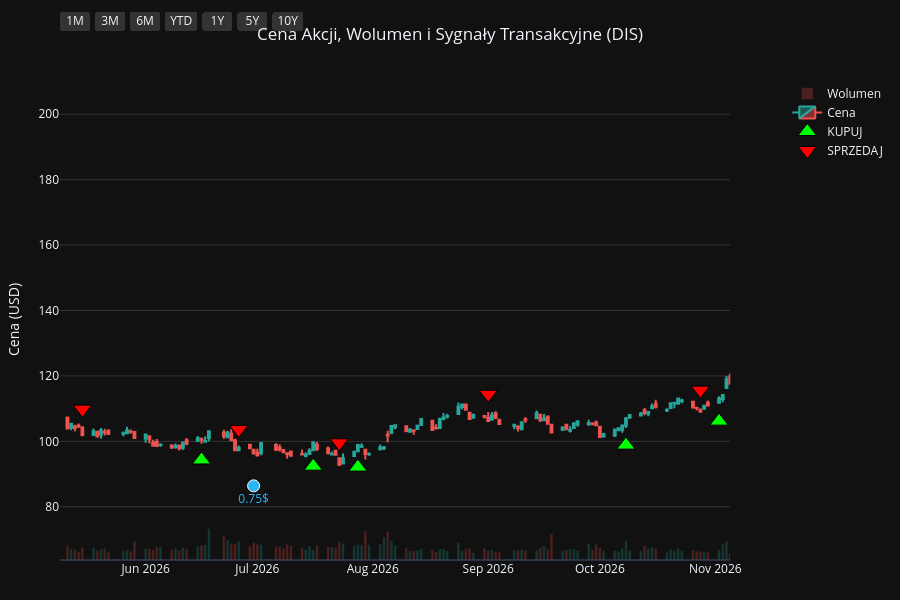
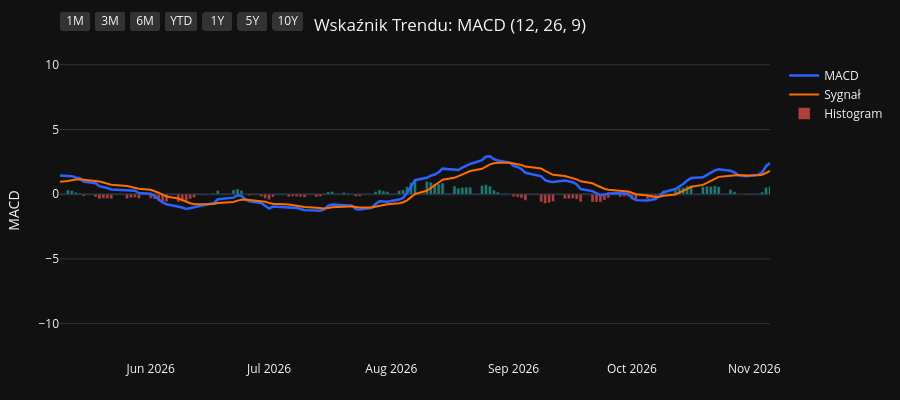
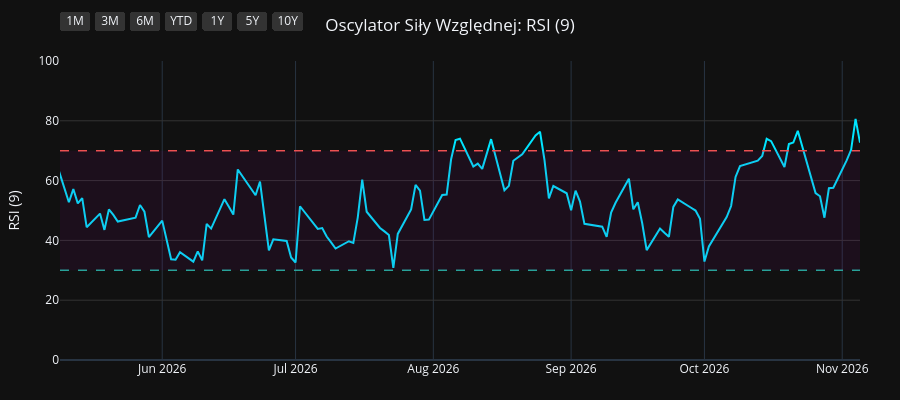
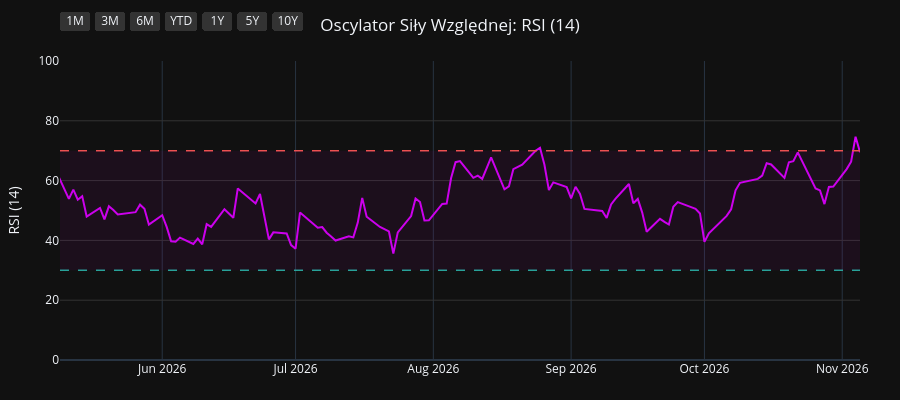

Write notebook code for charts like these, in order.
### Code cell
import os
import yfinance as yf
import pandas as pd
import pandas_ta as ta
import plotly.graph_objects as go
from plotly.subplots import make_subplots

# 1. Pobranie i przygotowanie danych
symbol = os.environ.get("STOCK_TICKER", "").strip().upper()
if not symbol:
    raise RuntimeError("Set STOCK_TICKER before running price_extractor.ipynb")
df = yf.Ticker(symbol).history(period="10y")
df.index = df.index.tz_localize(None)

# Wskaźniki i sygnały
df.ta.macd(fast=12, slow=26, signal=9, append=True)
df.ta.rsi(length=9, append=True)
df.ta.rsi(length=14, append=True)
df.ta.rsi(length=21, append=True)
df.dropna(inplace=True)

macd = df['MACD_12_26_9']
signal = df['MACDs_12_26_9']
wczorajszy_macd = macd.shift(1)
wczorajszy_signal = signal.shift(1)

df['Decyzja'] = 'BRAK'
df.loc[(macd > signal) & (wczorajszy_macd <= wczorajszy_signal), 'Decyzja'] = 'KUPUJ'
df.loc[(macd < signal) & (wczorajszy_macd >= wczorajszy_signal), 'Decyzja'] = 'SPRZEDAJ'

df_kupuj = df[df['Decyzja'] == 'KUPUJ']
df_sprzedaj = df[df['Decyzja'] == 'SPRZEDAJ']
df_dywidendy = df[df['Dividends'] > 0]
df_splity = df[df['Stock Splits'] > 0]

# Wspólna konfiguracja osi X
konfiguracja_osi_x = dict(
    type="date",
    showspikes=True, spikemode="across", spikesnap="cursor", spikedash="dot", spikecolor="#ffffff", spikethickness=1, hoverformat="%Y-%m-%d",
    rangeselector=dict(
        buttons=list([
            dict(count=1, label="1M", step="month", stepmode="backward"),
            dict(count=3, label="3M", step="month", stepmode="backward"),
            dict(count=6, label="6M", step="month", stepmode="backward"),
            dict(count=1, label="YTD", step="year", stepmode="todate"),
            dict(count=1, label="1Y", step="year", stepmode="backward"),
            dict(count=5, label="5Y", step="year", stepmode="backward"),
            dict(step="all", label="10Y")
        ]),
        bgcolor="#333333", activecolor="#2962ff", x=0, y=1.1
    )
)

# ==========================================
# WYKRES 1: CENA + WOLUMEN + SYGNAŁY
# ==========================================
fig1 = make_subplots(specs=[[{"secondary_y": True}]])

kolory_wolumenu = ['#26a69a' if row['Close'] >= row['Open'] else '#ef5350' for index, row in df.iterrows()]
fig1.add_trace(go.Bar(x=df.index, y=df['Volume'], marker_color=kolory_wolumenu, opacity=0.25, name='Wolumen'), secondary_y=True)
fig1.add_trace(go.Candlestick(x=df.index, open=df['Open'], high=df['High'], low=df['Low'], close=df['Close'], name='Cena', increasing_line_color='#26a69a', decreasing_line_color='#ef5350'), secondary_y=False)
fig1.add_trace(go.Scatter(x=df_kupuj.index, y=df_kupuj['Low'] * 0.95, customdata=df_kupuj[['Low', 'High']], mode='markers', marker=dict(symbol='triangle-up', size=16, color='#00ff00', line=dict(width=1, color='black')), name='KUPUJ', hovertemplate='KUPUJ<br>Najniższa: %{customdata[0]:.2f}<br>Najwyższa: %{customdata[1]:.2f}<extra></extra>'), secondary_y=False)
fig1.add_trace(go.Scatter(x=df_sprzedaj.index, y=df_sprzedaj['High'] * 1.05, customdata=df_sprzedaj[['Low', 'High']], mode='markers', marker=dict(symbol='triangle-down', size=16, color='#ff0000', line=dict(width=1, color='black')), name='SPRZEDAJ', hovertemplate='SPRZEDAJ<br>Najniższa: %{customdata[0]:.2f}<br>Najwyższa: %{customdata[1]:.2f}<extra></extra>'), secondary_y=False)

if not df_dywidendy.empty:
    fig1.add_trace(go.Scatter(x=df_dywidendy.index, y=df_dywidendy['Low'] * 0.90, mode='markers+text', marker=dict(symbol='circle', size=12, color='#29b6f6', line=dict(width=1, color='white')), text=df_dywidendy['Dividends'].apply(lambda x: f"{x}$"), textposition="bottom center", name='Dywidenda', showlegend=False, hovertemplate='Dywidenda: %{text}<extra></extra>', textfont=dict(color="#29b6f6")), secondary_y=False)
if not df_splity.empty:
                    fig1.add_trace(go.Scatter(x=df_splity.index, y=df_splity['High'], mode='markers+text', marker=dict(symbol='star', size=16, color='#ffee58', line=dict(width=1, color='black')), text=df_splity['Stock Splits'].apply(lambda x: f"{x:g}:1" if x >= 1 else f"1:{1 / x:g}"), textposition="top center", name='Split', hovertemplate='%{text}<extra></extra>', textfont=dict(color="#ffee58")), secondary_y=False)

fig1.update_layout(title=dict(text=f"Cena Akcji, Wolumen i Sygnały Transakcyjne ({symbol})", x=0.5, xanchor='center'), dragmode='pan', xaxis_rangeslider_visible=False, template='plotly_dark', height=600, hovermode='x unified', margin=dict(l=60, r=40, t=60, b=40))
fig1.update_xaxes(**konfiguracja_osi_x)
fig1.update_xaxes(range=[df.index.max() - pd.Timedelta(days=180), df.index.max()])
fig1.update_yaxes(title_text="Cena (USD)", secondary_y=False, gridcolor='#333333')
fig1.update_yaxes(range=[0, df['Volume'].max() * 4], showgrid=False, showticklabels=False, secondary_y=True)
fig1.show(config={'scrollZoom': True})

# ==========================================
# WYKRES 2: WSKAŹNIK MACD
# ==========================================
fig2 = go.Figure()
fig2.add_trace(go.Scatter(x=df.index, y=df['MACD_12_26_9'], line=dict(color='#2962ff', width=2.5), name='MACD'))
fig2.add_trace(go.Scatter(x=df.index, y=df['MACDs_12_26_9'], line=dict(color='#ff6d00', width=2), name='Sygnał'))
kolory_macd = ['#26a69a' if val >= 0 else '#ef5350' for val in df['MACDh_12_26_9']]
fig2.add_trace(go.Bar(x=df.index, y=df['MACDh_12_26_9'], marker_color=kolory_macd, name='Histogram', opacity=0.7))
fig2.update_layout(title=dict(text="Wskaźnik Trendu: MACD (12, 26, 9)", x=0.5, xanchor='center'), dragmode='pan', xaxis_rangeslider_visible=False, template='plotly_dark', height=400, hovermode='x unified', margin=dict(l=60, r=40, t=60, b=40))
fig2.update_xaxes(**konfiguracja_osi_x)
fig2.update_xaxes(range=[df.index.max() - pd.Timedelta(days=180), df.index.max()])
fig2.update_yaxes(title_text="MACD", gridcolor='#333333')
fig2.show(config={'scrollZoom': True})

# ==========================================
# WYKRES 3: OSCYLATOR RSI (9)
# ==========================================
fig3 = go.Figure()
fig3.add_trace(go.Scatter(x=df.index, y=df['RSI_9'], line=dict(color='#00e5ff', width=2), name='RSI (9)'))
fig3.add_hline(y=70, line_dash="dash", line_color="#ef5350", line_width=1.5)
fig3.add_hline(y=30, line_dash="dash", line_color="#26a69a", line_width=1.5)
fig3.add_hrect(y0=30, y1=70, line_width=0, fillcolor="purple", opacity=0.1)
fig3.update_layout(title=dict(text="Oscylator Siły Względnej: RSI (9)", x=0.5, xanchor='center'), dragmode='pan', xaxis_rangeslider_visible=False, template='plotly_dark', height=400, hovermode='x unified', margin=dict(l=60, r=40, t=60, b=40))
fig3.update_xaxes(**konfiguracja_osi_x)
fig3.update_xaxes(range=[df.index.max() - pd.Timedelta(days=180), df.index.max()])
fig3.update_yaxes(title_text="RSI (9)", range=[0, 100], gridcolor='#333333')
fig3.show(config={'scrollZoom': True})

# ==========================================
# WYKRES 4: OSCYLATOR RSI (14)
# ==========================================
fig4 = go.Figure()
fig4.add_trace(go.Scatter(x=df.index, y=df['RSI_14'], line=dict(color='#d500f9', width=2), name='RSI (14)'))
fig4.add_hline(y=70, line_dash="dash", line_color="#ef5350", line_width=1.5)
fig4.add_hline(y=30, line_dash="dash", line_color="#26a69a", line_width=1.5)
fig4.add_hrect(y0=30, y1=70, line_width=0, fillcolor="purple", opacity=0.1)
fig4.update_layout(title=dict(text="Oscylator Siły Względnej: RSI (14)", x=0.5, xanchor='center'), dragmode='pan', xaxis_rangeslider_visible=False, template='plotly_dark', height=400, hovermode='x unified', margin=dict(l=60, r=40, t=60, b=40))
fig4.update_xaxes(**konfiguracja_osi_x)
fig4.update_xaxes(range=[df.index.max() - pd.Timedelta(days=180), df.index.max()])
fig4.update_yaxes(title_text="RSI (14)", range=[0, 100], gridcolor='#333333')
fig4.show(config={'scrollZoom': True})

# ==========================================
# WYKRES 5: OSCYLATOR RSI (21)
# ==========================================
fig5 = go.Figure()
fig5.add_trace(go.Scatter(x=df.index, y=df['RSI_21'], line=dict(color='#64dd17', width=2), name='RSI (21)'))
fig5.add_hline(y=70, line_dash="dash", line_color="#ef5350", line_width=1.5)
fig5.add_hline(y=30, line_dash="dash", line_color="#26a69a", line_width=1.5)
fig5.add_hrect(y0=30, y1=70, line_width=0, fillcolor="purple", opacity=0.1)
fig5.update_layout(title=dict(text="Oscylator Siły Względnej: RSI (21)", x=0.5, xanchor='center'), dragmode='pan', xaxis_rangeslider_visible=False, template='plotly_dark', height=400, hovermode='x unified', margin=dict(l=60, r=40, t=60, b=40))
fig5.update_xaxes(**konfiguracja_osi_x)
fig5.update_xaxes(range=[df.index.max() - pd.Timedelta(days=180), df.index.max()])
fig5.update_yaxes(title_text="RSI (21)", range=[0, 100], gridcolor='#333333')
fig5.show(config={'scrollZoom': True})

### Figure 1 — Plotly figure (JSON) as saved in the notebook; plotly's stock layout.template omitted (floating-point values rounded to 4 significant figures; data arrays with more than 128 entries replaced by an {"elided": "..."} marker saying what was removed)
{"data": [{"marker": {"color": {"elided": "2480 str values"}}, "name": "Wolumen", "opacity": 0.25, "type": "bar", "x": {"elided": "2480 str values"}, "xaxis": "x", "y": {"elided": "2480 int values"}, "yaxis": "y2"}, {"close": {"elided": "2480 float values"}, "decreasing": {"line": {"color": "#ef5350"}}, "high": {"elided": "2480 float values"}, "increasing": {"line": {"color": "#26a69a"}}, "low": {"elided": "2480 float values"}, "name": "Cena", "open": {"elided": "2480 float values"}, "type": "candlestick", "x": {"elided": "2480 str values"}, "xaxis": "x", "yaxis": "y"}, {"customdata": {"elided": "100x2 float values"}, "hovertemplate": "KUPUJ<br>Najniższa: %{customdata[0]:.2f}<br>Najwyższa: %{customdata[1]:.2f}<extra></extra>", "marker": {"color": "#00ff00", "line": {"color": "black", "width": 1}, "size": 16, "symbol": "triangle-up"}, "mode": "markers", "name": "KUPUJ", "type": "scatter", "x": ["2017-01-09T00:00:00", "2017-02-01T00:00:00", "2017-03-14T00:00:00", "2017-03-28T00:00:00", "2017-04-18T00:00:00", "2017-05-30T00:00:00", "2017-06-12T00:00:00", "2017-06-21T00:00:00", "2017-06-26T00:00:00", "2017-08-29T00:00:00", "2017-09-20T00:00:00", "2017-10-19T00:00:00", "2017-11-29T00:00:00", "2018-01-04T00:00:00", "2018-02-22T00:00:00", "2018-03-09T00:00:00", "2018-04-04T00:00:00", "2018-05-04T00:00:00", "2018-06-08T00:00:00", "2018-07-10T00:00:00", "2018-09-21T00:00:00", "2018-10-18T00:00:00", "2018-11-06T00:00:00", "2018-11-30T00:00:00", "2019-01-02T00:00:00", "2019-01-31T00:00:00", "2019-02-15T00:00:00", "2019-04-02T00:00:00", "2019-06-07T00:00:00", "2019-06-13T00:00:00", "2019-07-03T00:00:00", "2019-07-10T00:00:00", "2019-07-29T00:00:00", "2019-08-28T00:00:00", "2019-10-11T00:00:00", "2020-02-04T00:00:00", "2020-03-25T00:00:00", "2020-07-09T00:00:00", "2020-08-05T00:00:00", "2020-08-27T00:00:00", "2020-10-12T00:00:00", "2020-11-05T00:00:00", "2021-02-04T00:00:00", "2021-02-22T00:00:00", "2021-04-30T00:00:00", "2021-05-07T00:00:00", "2021-05-26T00:00:00", "2021-06-24T00:00:00", "2021-07-09T00:00:00", "2021-07-28T00:00:00", "2021-08-11T00:00:00", "2021-08-24T00:00:00", "2021-10-08T00:00:00", "2021-10-15T00:00:00", "2021-11-03T00:00:00", "2021-12-07T00:00:00", "2022-02-04T00:00:00", "2022-03-18T00:00:00", "2022-05-17T00:00:00", "2022-06-27T00:00:00", "2022-10-17T00:00:00", "2022-11-22T00:00:00", "2022-12-14T00:00:00", "2023-01-03T00:00:00", "2023-03-23T00:00:00", "2023-04-28T00:00:00", "2023-05-08T00:00:00", "2023-06-05T00:00:00", "2023-06-30T00:00:00", "2023-07-31T00:00:00", "2023-09-12T00:00:00", "2023-10-06T00:00:00", "2023-11-03T00:00:00", "2024-01-18T00:00:00", "2024-03-21T00:00:00", "2024-05-06T00:00:00", "2024-05-31T00:00:00", "2024-07-16T00:00:00", "2024-07-31T00:00:00", "2024-08-15T00:00:00", "2024-10-16T00:00:00", "2024-11-06T00:00:00", "2025-01-24T00:00:00", "2025-02-26T00:00:00", "2025-03-25T00:00:00", "2025-04-22T00:00:00", "2025-06-11T00:00:00", "2025-06-30T00:00:00", "2025-08-20T00:00:00", "2025-10-20T00:00:00", "2025-12-03T00:00:00", "2026-02-26T00:00:00", "2026-04-02T00:00:00", "2026-04-30T00:00:00", "2026-05-06T00:00:00", "2026-06-16T00:00:00", "2026-07-16T00:00:00", "2026-07-28T00:00:00", "2026-10-08T00:00:00", "2026-11-02T00:00:00"], "xaxis": "x", "y": [95.36, 97.63, 98.54, 98.81, 99.67, 95.22, 93.16, 91.33, 92.23, 90.48, 87.63, 87.18, 91.91, 99.99, 93.99, 92.84, 87.57, 88.3, 91.22, 94.66, 99.69, 104.4, 104.2, 103.9, 98.03, 100.1, 101.0, 101.8, 125.0, 125.2, 129.2, 130.0, 132.9, 122.3, 118.9, 131.9, 87.97, 106.3, 113.6, 122.3, 114.0, 115.9, 162.6, 167.2, 169.1, 167.2, 162.3, 161.9, 160.2, 163.5, 162.6, 163.7, 162.5, 160.4, 155.1, 137.9, 128.5, 127.4, 97.91, 88.24, 88.66, 87.21, 85.31, 80.9, 87.28, 91.26, 93.67, 82.38, 81.62, 80.02, 76.05, 74.14, 77.52, 83.55, 107.1, 105.5, 93.71, 89.62, 86.93, 80.96, 86.92, 91.17, 103.2, 102.6, 93.63, 78.89, 109.7, 115.4, 108.6, 103.6, 97.83, 99.29, 89.65, 94.67, 99.28, 94.32, 92.42, 92.12, 98.85, 106.2], "yaxis": "y"}, {"customdata": {"elided": "99x2 float values"}, "hovertemplate": "SPRZEDAJ<br>Najniższa: %{customdata[0]:.2f}<br>Najwyższa: %{customdata[1]:.2f}<extra></extra>", "marker": {"color": "#ff0000", "line": {"color": "black", "width": 1}, "size": 16, "symbol": "triangle-down"}, "mode": "markers", "name": "SPRZEDAJ", "type": "scatter", "x": ["2017-01-12T00:00:00", "2017-02-06T00:00:00", "2017-03-23T00:00:00", "2017-04-05T00:00:00", "2017-05-02T00:00:00", "2017-06-06T00:00:00", "2017-06-20T00:00:00", "2017-06-22T00:00:00", "2017-08-07T00:00:00", "2017-09-07T00:00:00", "2017-10-12T00:00:00", "2017-11-27T00:00:00", "2017-12-26T00:00:00", "2018-01-08T00:00:00", "2018-03-01T00:00:00", "2018-03-19T00:00:00", "2018-05-03T00:00:00", "2018-05-25T00:00:00", "2018-06-26T00:00:00", "2018-08-09T00:00:00", "2018-10-10T00:00:00", "2018-10-24T00:00:00", "2018-11-19T00:00:00", "2018-12-04T00:00:00", "2019-01-30T00:00:00", "2019-02-11T00:00:00", "2019-03-13T00:00:00", "2019-05-03T00:00:00", "2019-06-12T00:00:00", "2019-06-25T00:00:00", "2019-07-08T00:00:00", "2019-07-17T00:00:00", "2019-07-31T00:00:00", "2019-09-19T00:00:00", "2019-12-04T00:00:00", "2020-02-21T00:00:00", "2020-06-11T00:00:00", "2020-07-27T00:00:00", "2020-08-21T00:00:00", "2020-09-03T00:00:00", "2020-10-28T00:00:00", "2021-01-04T00:00:00", "2021-02-19T00:00:00", "2021-03-03T00:00:00", "2021-05-05T00:00:00", "2021-05-11T00:00:00", "2021-06-18T00:00:00", "2021-07-07T00:00:00", "2021-07-20T00:00:00", "2021-07-30T00:00:00", "2021-08-18T00:00:00", "2021-09-20T00:00:00", "2021-10-12T00:00:00", "2021-10-18T00:00:00", "2021-11-11T00:00:00", "2022-01-18T00:00:00", "2022-03-01T00:00:00", "2022-04-06T00:00:00", "2022-06-13T00:00:00", "2022-08-23T00:00:00", "2022-11-08T00:00:00", "2022-12-07T00:00:00", "2022-12-15T00:00:00", "2023-02-10T00:00:00", "2023-04-25T00:00:00", "2023-05-04T00:00:00", "2023-05-11T00:00:00", "2023-06-22T00:00:00", "2023-07-17T00:00:00", "2023-08-18T00:00:00", "2023-09-25T00:00:00", "2023-10-24T00:00:00", "2023-11-30T00:00:00", "2024-02-23T00:00:00", "2024-04-04T00:00:00", "2024-05-07T00:00:00", "2024-07-02T00:00:00", "2024-07-22T00:00:00", "2024-08-02T00:00:00", "2024-10-07T00:00:00", "2024-10-25T00:00:00", "2024-12-05T00:00:00", "2025-02-10T00:00:00", "2025-03-05T00:00:00", "2025-04-03T00:00:00", "2025-05-29T00:00:00", "2025-06-13T00:00:00", "2025-07-07T00:00:00", "2025-09-10T00:00:00", "2025-11-14T00:00:00", "2026-01-12T00:00:00", "2026-03-03T00:00:00", "2026-04-29T00:00:00", "2026-05-01T00:00:00", "2026-05-15T00:00:00", "2026-06-26T00:00:00", "2026-07-23T00:00:00", "2026-09-01T00:00:00", "2026-10-28T00:00:00"], "xaxis": "x", "y": [106.3, 107.4, 110.1, 111.0, 112.1, 103.5, 102.7, 102.1, 105.7, 100.0, 96.07, 101.1, 108.3, 110.2, 103.0, 101.9, 98.26, 102.0, 103.7, 114.6, 117.0, 116.8, 117.6, 116.1, 111.2, 112.5, 115.5, 136.1, 137.1, 141.2, 143.9, 146.4, 146.7, 139.0, 151.1, 142.4, 120.1, 119.5, 130.6, 139.7, 123.7, 185.9, 188.1, 200.4, 188.3, 185.5, 177.0, 177.5, 180.7, 182.4, 180.0, 184.1, 177.6, 176.5, 166.9, 155.9, 150.8, 136.3, 99.37, 118.5, 103.8, 94.46, 94.8, 111.7, 101.5, 101.3, 96.83, 90.8, 90.09, 88.28, 83.25, 85.72, 95.55, 110.3, 122.8, 110.2, 100.1, 97.64, 94.6, 97.62, 99.37, 120.3, 114.8, 114.3, 97.68, 115.7, 121.9, 129.0, 121.6, 112.5, 119.8, 108.7, 105.7, 109.2, 109.8, 103.6, 99.56, 114.4, 115.7], "yaxis": "y"}, {"hovertemplate": "Dywidenda: %{text}<extra></extra>", "marker": {"color": "#29b6f6", "line": {"color": "white", "width": 1}, "size": 12, "symbol": "circle"}, "mode": "markers+text", "name": "Dywidenda", "showlegend": false, "text": ["0.78$", "0.84$", "0.84$", "0.88$", "0.88$", "0.88$", "0.3$", "0.45$", "0.5$", "0.5$", "0.75$", "0.75$"], "textfont": {"color": "#29b6f6"}, "textposition": "bottom center", "type": "scatter", "x": ["2017-07-06T00:00:00", "2017-12-08T00:00:00", "2018-07-06T00:00:00", "2018-12-07T00:00:00", "2019-07-05T00:00:00", "2019-12-13T00:00:00", "2023-12-08T00:00:00", "2024-07-08T00:00:00", "2024-12-16T00:00:00", "2025-06-24T00:00:00", "2025-12-15T00:00:00", "2026-06-30T00:00:00"], "xaxis": "x", "y": [86.66, 88.32, 89.0, 96.22, 122.0, 127.7, 80.59, 85.21, 98.7, 104.5, 96.95, 86.39], "yaxis": "y"}], "layout": {"dragmode": "pan", "height": 600, "hovermode": "x unified", "margin": {"b": 40, "l": 60, "r": 40, "t": 60}, "title": {"text": "Cena Akcji, Wolumen i Sygnały Transakcyjne (DIS)", "x": 0.5, "xanchor": "center"}, "xaxis": {"anchor": "y", "domain": [0.0, 0.94], "hoverformat": "%Y-%m-%d", "range": ["2026-05-09T00:00:00", "2026-11-05T00:00:00"], "rangeselector": {"activecolor": "#2962ff", "bgcolor": "#333333", "buttons": [{"count": 1, "label": "1M", "step": "month", "stepmode": "backward"}, {"count": 3, "label": "3M", "step": "month", "stepmode": "backward"}, {"count": 6, "label": "6M", "step": "month", "stepmode": "backward"}, {"count": 1, "label": "YTD", "step": "year", "stepmode": "todate"}, {"count": 1, "label": "1Y", "step": "year", "stepmode": "backward"}, {"count": 5, "label": "5Y", "step": "year", "stepmode": "backward"}, {"label": "10Y", "step": "all"}], "x": 0, "y": 1.1}, "rangeslider": {"visible": false}, "showspikes": true, "spikecolor": "#ffffff", "spikedash": "dot", "spikemode": "across", "spikesnap": "cursor", "spikethickness": 1, "type": "date"}, "yaxis": {"anchor": "x", "domain": [0.0, 1.0], "gridcolor": "#333333", "title": {"text": "Cena (USD)"}}, "yaxis2": {"anchor": "x", "overlaying": "y", "range": [0, 349642800], "showgrid": false, "showticklabels": false, "side": "right"}}}

### Figure 2 — Plotly figure (JSON) as saved in the notebook; plotly's stock layout.template omitted (floating-point values rounded to 4 significant figures; data arrays with more than 128 entries replaced by an {"elided": "..."} marker saying what was removed)
{"data": [{"line": {"color": "#2962ff", "width": 2.5}, "name": "MACD", "type": "scatter", "x": {"elided": "2480 str values"}, "y": {"elided": "2480 float values"}}, {"line": {"color": "#ff6d00", "width": 2}, "name": "Sygnał", "type": "scatter", "x": {"elided": "2480 str values"}, "y": {"elided": "2480 float values"}}, {"marker": {"color": {"elided": "2480 str values"}}, "name": "Histogram", "opacity": 0.7, "type": "bar", "x": {"elided": "2480 str values"}, "y": {"elided": "2480 float values"}}], "layout": {"dragmode": "pan", "height": 400, "hovermode": "x unified", "margin": {"b": 40, "l": 60, "r": 40, "t": 60}, "title": {"text": "Wskaźnik Trendu: MACD (12, 26, 9)", "x": 0.5, "xanchor": "center"}, "xaxis": {"hoverformat": "%Y-%m-%d", "range": ["2026-05-09T00:00:00", "2026-11-05T00:00:00"], "rangeselector": {"activecolor": "#2962ff", "bgcolor": "#333333", "buttons": [{"count": 1, "label": "1M", "step": "month", "stepmode": "backward"}, {"count": 3, "label": "3M", "step": "month", "stepmode": "backward"}, {"count": 6, "label": "6M", "step": "month", "stepmode": "backward"}, {"count": 1, "label": "YTD", "step": "year", "stepmode": "todate"}, {"count": 1, "label": "1Y", "step": "year", "stepmode": "backward"}, {"count": 5, "label": "5Y", "step": "year", "stepmode": "backward"}, {"label": "10Y", "step": "all"}], "x": 0, "y": 1.1}, "rangeslider": {"visible": false}, "showspikes": true, "spikecolor": "#ffffff", "spikedash": "dot", "spikemode": "across", "spikesnap": "cursor", "spikethickness": 1, "type": "date"}, "yaxis": {"gridcolor": "#333333", "title": {"text": "MACD"}}}}

### Figure 3 — Plotly figure (JSON) as saved in the notebook; plotly's stock layout.template omitted (floating-point values rounded to 4 significant figures; data arrays with more than 128 entries replaced by an {"elided": "..."} marker saying what was removed)
{"data": [{"line": {"color": "#00e5ff", "width": 2}, "name": "RSI (9)", "type": "scatter", "x": {"elided": "2480 str values"}, "y": {"elided": "2480 float values"}}], "layout": {"dragmode": "pan", "height": 400, "hovermode": "x unified", "margin": {"b": 40, "l": 60, "r": 40, "t": 60}, "shapes": [{"line": {"color": "#ef5350", "dash": "dash", "width": 1.5}, "type": "line", "x0": 0, "x1": 1, "xref": "x domain", "y0": 70, "y1": 70, "yref": "y"}, {"line": {"color": "#26a69a", "dash": "dash", "width": 1.5}, "type": "line", "x0": 0, "x1": 1, "xref": "x domain", "y0": 30, "y1": 30, "yref": "y"}, {"fillcolor": "purple", "line": {"width": 0}, "opacity": 0.1, "type": "rect", "x0": 0, "x1": 1, "xref": "x domain", "y0": 30, "y1": 70, "yref": "y"}], "title": {"text": "Oscylator Siły Względnej: RSI (9)", "x": 0.5, "xanchor": "center"}, "xaxis": {"hoverformat": "%Y-%m-%d", "range": ["2026-05-09T00:00:00", "2026-11-05T00:00:00"], "rangeselector": {"activecolor": "#2962ff", "bgcolor": "#333333", "buttons": [{"count": 1, "label": "1M", "step": "month", "stepmode": "backward"}, {"count": 3, "label": "3M", "step": "month", "stepmode": "backward"}, {"count": 6, "label": "6M", "step": "month", "stepmode": "backward"}, {"count": 1, "label": "YTD", "step": "year", "stepmode": "todate"}, {"count": 1, "label": "1Y", "step": "year", "stepmode": "backward"}, {"count": 5, "label": "5Y", "step": "year", "stepmode": "backward"}, {"label": "10Y", "step": "all"}], "x": 0, "y": 1.1}, "rangeslider": {"visible": false}, "showspikes": true, "spikecolor": "#ffffff", "spikedash": "dot", "spikemode": "across", "spikesnap": "cursor", "spikethickness": 1, "type": "date"}, "yaxis": {"gridcolor": "#333333", "range": [0, 100], "title": {"text": "RSI (9)"}}}}

### Figure 4 — Plotly figure (JSON) as saved in the notebook; plotly's stock layout.template omitted (floating-point values rounded to 4 significant figures; data arrays with more than 128 entries replaced by an {"elided": "..."} marker saying what was removed)
{"data": [{"line": {"color": "#d500f9", "width": 2}, "name": "RSI (14)", "type": "scatter", "x": {"elided": "2480 str values"}, "y": {"elided": "2480 float values"}}], "layout": {"dragmode": "pan", "height": 400, "hovermode": "x unified", "margin": {"b": 40, "l": 60, "r": 40, "t": 60}, "shapes": [{"line": {"color": "#ef5350", "dash": "dash", "width": 1.5}, "type": "line", "x0": 0, "x1": 1, "xref": "x domain", "y0": 70, "y1": 70, "yref": "y"}, {"line": {"color": "#26a69a", "dash": "dash", "width": 1.5}, "type": "line", "x0": 0, "x1": 1, "xref": "x domain", "y0": 30, "y1": 30, "yref": "y"}, {"fillcolor": "purple", "line": {"width": 0}, "opacity": 0.1, "type": "rect", "x0": 0, "x1": 1, "xref": "x domain", "y0": 30, "y1": 70, "yref": "y"}], "title": {"text": "Oscylator Siły Względnej: RSI (14)", "x": 0.5, "xanchor": "center"}, "xaxis": {"hoverformat": "%Y-%m-%d", "range": ["2026-05-09T00:00:00", "2026-11-05T00:00:00"], "rangeselector": {"activecolor": "#2962ff", "bgcolor": "#333333", "buttons": [{"count": 1, "label": "1M", "step": "month", "stepmode": "backward"}, {"count": 3, "label": "3M", "step": "month", "stepmode": "backward"}, {"count": 6, "label": "6M", "step": "month", "stepmode": "backward"}, {"count": 1, "label": "YTD", "step": "year", "stepmode": "todate"}, {"count": 1, "label": "1Y", "step": "year", "stepmode": "backward"}, {"count": 5, "label": "5Y", "step": "year", "stepmode": "backward"}, {"label": "10Y", "step": "all"}], "x": 0, "y": 1.1}, "rangeslider": {"visible": false}, "showspikes": true, "spikecolor": "#ffffff", "spikedash": "dot", "spikemode": "across", "spikesnap": "cursor", "spikethickness": 1, "type": "date"}, "yaxis": {"gridcolor": "#333333", "range": [0, 100], "title": {"text": "RSI (14)"}}}}
